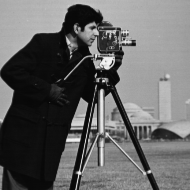
%> input picture CV_3-SIFT/cameraman_zoom.png, 190 x 190 px
$ octave match_SIFT_RANSAC_buildin.m   (GNU Octave 9; MATLAB toolbox functions it lacks are replaced by stand-ins)
%> lines starting %> are read from the running program, lines starting %| are printed output that depends on the picture
% match_SIFT_RANSAC_buildin.m
%
% Αυτό το σκριπτ υλοποιεί την αντιστοίχιση σημείων-κλειδιών μεταξύ δύο εικόνων
% χρησιμοποιώντας τον αλγόριθμο SIFT και RANSAC για την απομάκρυνση ακατάλληλων αντιστοιχίσεων.
%
% Προαπαιτούμενα:
% - Computer Vision Toolbox
%
% Χρήση:
% - Αντικαταστήστε τα 'image1.jpg' και 'image2.jpg' με τα ονόματα των εικόνων σας.
%
% Συγγραφέας: ΑΓΓΕΛΟΣ ΝΙΚΟΛΑΟΣ ΠΟΤΑΜΙΑΝΟΣ

%% Αρχικοποίηση
clear; clc; close all;

%% Ορισμός Ονομάτων Εικόνων
image1_filename = 'cameraman_zoom.png'; % Αντικαταστήστε με το όνομα της πρώτης εικόνας
image2_filename = 'cameraman_rotate.png'; % Αντικαταστήστε με το όνομα της δεύτερης εικόνας

%% Φόρτωση και Προεπεξεργασία Εικόνων
fprintf('Φόρτωση και προεπεξεργασία εικόνων...\n');

% Φόρτωση πρώτης εικόνας
img1 = imread(image1_filename);
%> img1 is the input picture: size 190x190x3 uint8; min 7, max 246, mean 101
if size(img1,3) == 3
    img1_gray = rgb2gray(img1);
else
    img1_gray = img1;
end
img1_gray = imresize(img1_gray, [256, 256]);
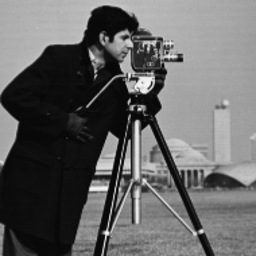
%> img1_gray: size 256x256 uint8; min 0, max 252, mean 101
img1_gray = im2double(img1_gray);
%> img1_gray: size 256x256 double

% Φόρτωση δεύτερης εικόνας
img2 = imread(image2_filename);
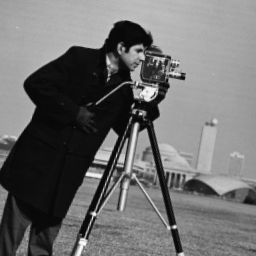
%> input picture CV_3-SIFT/cameraman_rotate.png, 256 x 256 px
%> img2 is the input picture: size 256x256x3 uint8; min 7, max 252, mean 110.5
if size(img2,3) == 3
    img2_gray = rgb2gray(img2);
else
    img2_gray = img2;
end
img2_gray = imresize(img2_gray, [256, 256]);
img2_gray = im2double(img2_gray);
%> img2_gray: size 256x256 double

%% Ανίχνευση Σημείων-Κλειδιών SIFT
fprintf('Ανίχνευση σημείων-κλειδιών SIFT...\n');
points1 = detectSIFTFeatures(img1_gray);
%> points1 = 442 points; strongest (x, y): (107, 234), (107, 234), (145, 85), (138, 124), (140, 110)
points2 = detectSIFTFeatures(img2_gray);
%> points2 = 408 points; strongest (x, y): (149, 94), (95, 215), (95, 215), (137, 127), (141, 115)

% Εξαγωγή Περιγραφέων
[features1, validPoints1] = extractFeatures(img1_gray, points1);
%> validPoints1 has the same summary as points1
[features2, validPoints2] = extractFeatures(img2_gray, points2);
%> validPoints2 = 407 points; strongest (x, y): (149, 94), (95, 215), (95, 215), (137, 127), (141, 115)

fprintf('Αριθμός σημείων-κλειδιών στην πρώτη εικόνα: %d\n', size(features1,1));
%| Αριθμός σημείων-κλειδιών στην πρώτη εικόνα: 442
fprintf('Αριθμός σημείων-κλειδιών στη δεύτερη εικόνα: %d\n', size(features2,1));
%| Αριθμός σημείων-κλειδιών στη δεύτερη εικόνα: 407

%% Αντιστοίχιση Περιγραφέων
fprintf('Αντιστοίχιση περιγραφέων με χρήση Ratio Test...\n');
indexPairs = matchFeatures(features1, features2, 'MaxRatio', 0.8, 'Unique', true);
%> indexPairs = 183 rows, first 12: [3 20; 4 22; 12 89; 13 90; 17 34; 19 84; 22 65; 24 35; 29 44; 31 40; 39 47; 49 121]

matchedPoints1 = validPoints1(indexPairs(:,1));
%> matchedPoints1 = 183 points; strongest (x, y): (107, 234), (107, 234), (140, 110), (140, 110), (130, 102)
matchedPoints2 = validPoints2(indexPairs(:,2));
%> matchedPoints2 = 183 points; strongest (x, y): (95, 215), (95, 215), (141, 115), (141, 115), (103, 156)

fprintf('Αριθμός αντιστοιχιών μετά το Ratio Test: %d\n', size(matchedPoints1,1));
%| Αριθμός αντιστοιχιών μετά το Ratio Test: 183

%% Εκτίμηση Geometric Transform με RANSAC
fprintf('Εφαρμογή του αλγορίθμου RANSAC για εύρεση inliers...\n');
[tform, inlierIdx] = estimateGeometricTransform2D(matchedPoints1, matchedPoints2, ...
    'projective', 'MaxDistance', 3);
%> tform = transform with T = [0.851 0.151 2.84e-06; -0.151 0.85 1.31e-06; 38.7 -0.0449 1]; inlierIdx = 183 logical values, 183 true

inlierPoints1 = matchedPoints1(inlierIdx, :);
%> inlierPoints1 has the same summary as matchedPoints1
inlierPoints2 = matchedPoints2(inlierIdx, :);
%> inlierPoints2 has the same summary as matchedPoints2

fprintf('Αριθμός inliers μετά το RANSAC: %d\n', size(inlierPoints1,1));
%| Αριθμός inliers μετά το RANSAC: 183

%% Οπτικοποίηση Τελικών Αντιστοιχιών
fprintf('Οπτικοποίηση των τελικών αντιστοιχιών...\n');

% Δημιουργία συνενωμένης εικόνας (πλευρική σύνδεση) με ασπρόμαυρες εικόνες
img1_display = imresize(img1_gray, [256, 256]);
img2_display = imresize(img2_gray, [256, 256]);

% Διασφάλιση ότι και οι δύο εικόνες έχουν το ίδιο πλήθος καναλιών
if size(img1_display, 3) == 1
    img1_display = cat(3, img1_display, img1_display, img1_display);
%> img1_display: size 256x256x3 double
end

if size(img2_display, 3) == 1
    img2_display = cat(3, img2_display, img2_display, img2_display);
%> img2_display: size 256x256x3 double
end

% Συνένωση των εικόνων
combined_img = [img1_display, img2_display];
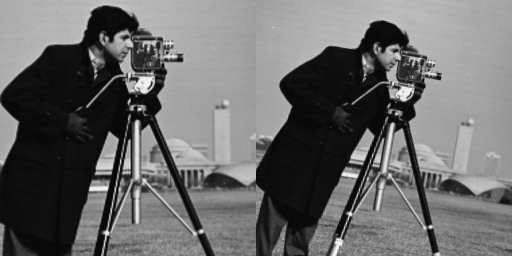
%> combined_img: size 256x512x3 double; min 0, max 0.988, mean 0.415

% Προσαρμογή των συντεταγμένων της δεύτερης εικόνας
inlierPoints2_shifted = inlierPoints2;
%> inlierPoints2_shifted has the same summary as matchedPoints2
%> (the run ends here)
